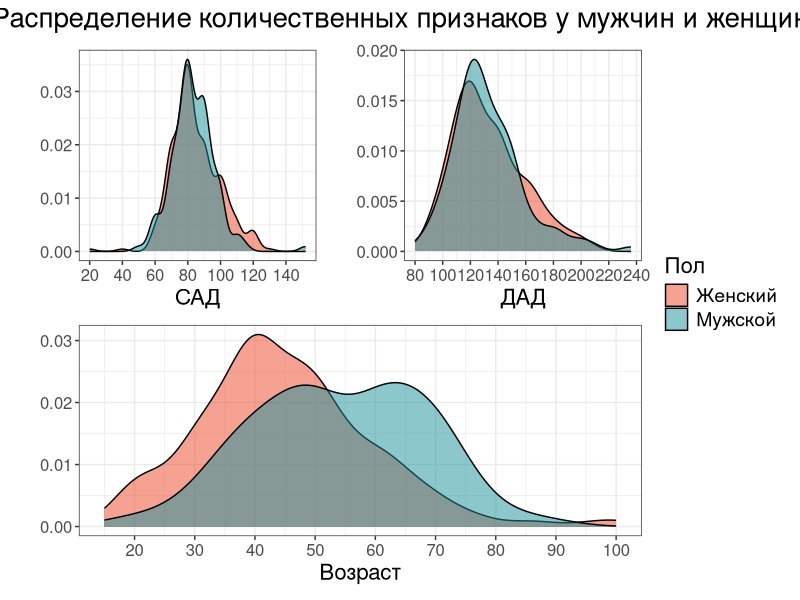
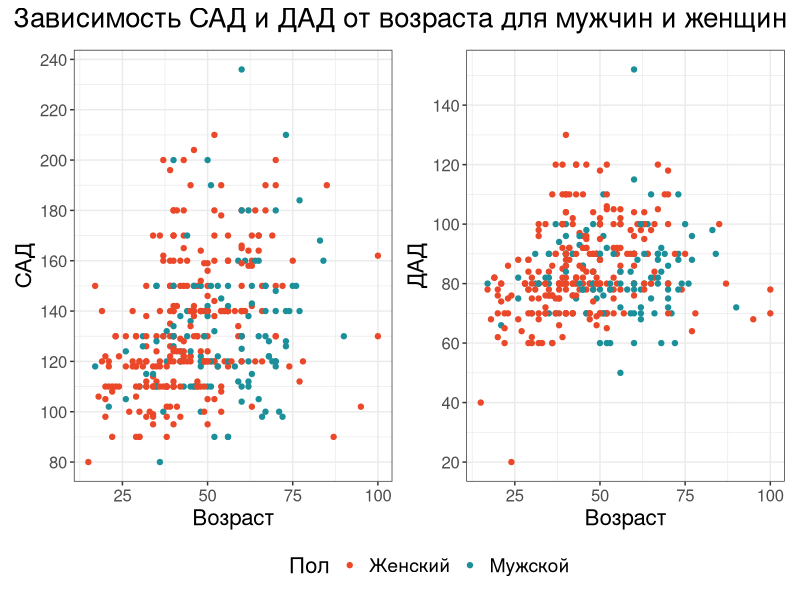
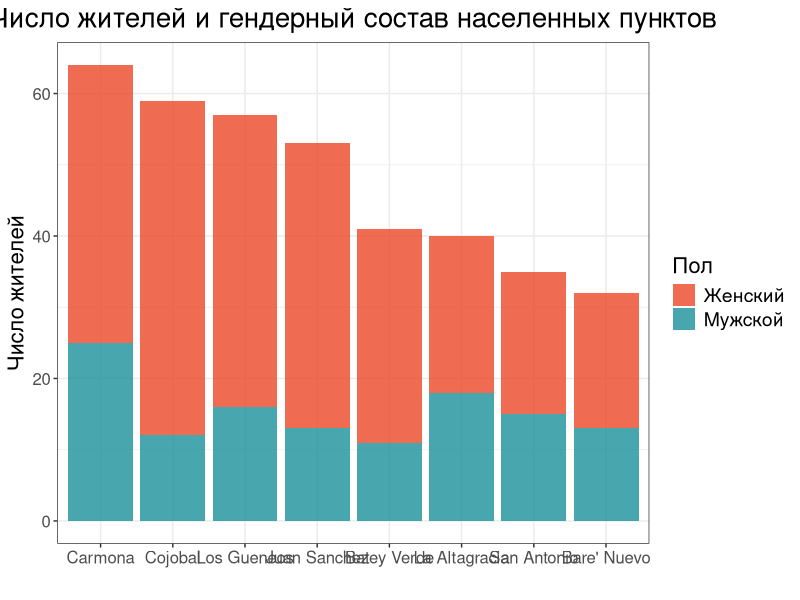
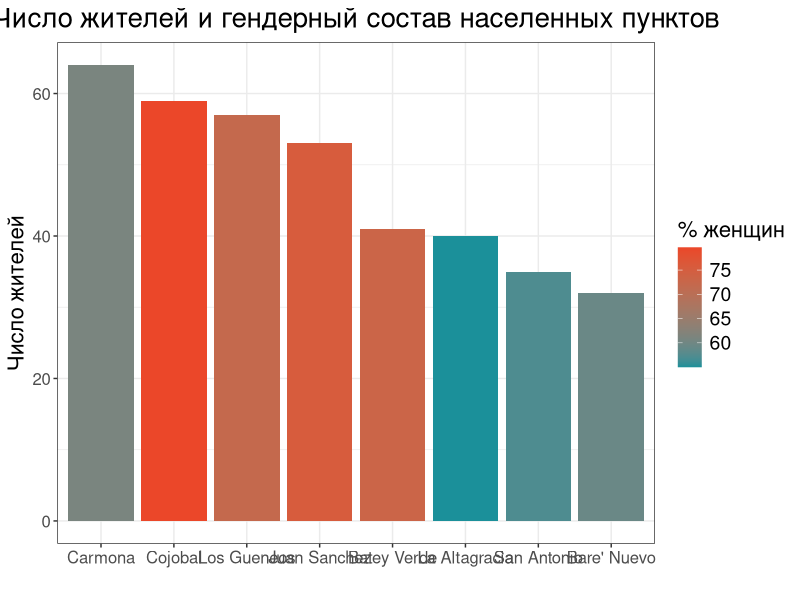
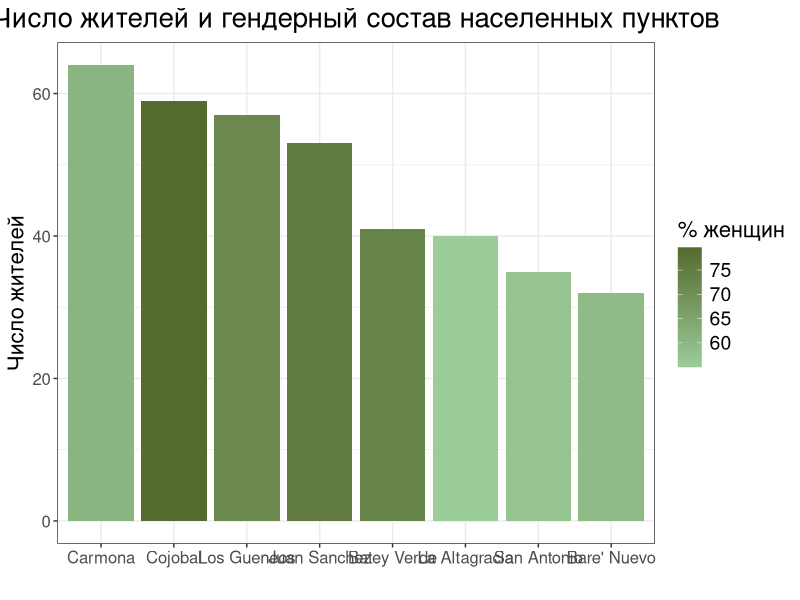

Write the R code that produced these figures, in order.
## ---- chunk 1
knitr::opts_chunk$set(echo = TRUE, message = F, warning = F)

library(flextable)
library(tidyverse)
library(readxl)
library(patchwork)
library(knitr)

no_legend <- theme(
    legend.position= "none"
  )
no_y <- labs(
  y = ""
)

gender_fill <- scale_fill_manual(name= "Пол",
                   labels = c("Female" = "Женский", "Male" = "Мужской"),
                   values=c(
                    "Male" = "#1b909a",
                    "Female" = "#eb4729")
)
gender_col <- scale_colour_manual(name= "Пол",
                   labels = c("Female" = "Женский", "Male" = "Мужской"),
                   values=c(
                    "Male" = "#1b909a",
                    "Female" = "#eb4729")
)
theme_set(theme_bw())
axis_theme <- theme(
    plot.title = element_text(size=20, hjust=0.5),
    plot.subtitle = element_text(size=14, hjust=0.5),
    axis.title = element_text(size=16),
    axis.text.y = element_text(size=12),
    axis.text.x = element_text(size=12),
    legend.title = element_text(size = 16),
    legend.text = element_text(size = 14),
    )
## ---- chunk 2
hypertension <- read_xlsx("data/originals/DominicanHTN_add_sign.xlsx")


## ---- chunk 3

gender_table <- hypertension %>%
  mutate(Пол = case_when(
    Gender == "Male" ~ "Мужской",
    Gender == "Female" ~ "Женский"
  )) %>%
  count(Пол) %>%
  rename("Количество" = n) %>%
  bind_rows(
    tibble(Пол = "Всего", Количество = sum(.$Количество))
  ) 
qflextable(gender_table) %>% set_caption("Распределение пациентов по полу")

## ---- chunk 4
hypertension %>% group_by(Gender) %>% summarise(median_age=median(Age))
## ---- chunk 5
p1 <- ggplot(hypertension, aes(x = SBP, fill = Gender)) + 
  geom_density(alpha = 0.5) + no_legend + labs(x = "ДАД") + scale_x_continuous(breaks = seq(80, 350, 20))
p2 <- ggplot(hypertension, aes(x = DBP, fill = Gender)) + 
  geom_density(alpha = 0.5) + no_legend + labs(x = "САД") + scale_x_continuous(breaks = seq(20, 350, 20))
p3 <- ggplot(hypertension, aes(x = Age, fill = Gender)) + 
  geom_density(alpha = 0.5) + labs(x = "Возраст") + scale_x_continuous(breaks=seq(0, 100, 10))


(p2 + p1) / p3 + plot_annotation(title = "Распределение количественных признаков у мужчин и женщин") + plot_layout(guides = "collect") & no_y & gender_fill & axis_theme
## ---- chunk 6
p1 <- ggplot(hypertension, aes(x=Age, y=SBP, color=Gender))+
  geom_point() + labs(x = "Возраст", y="САД") + scale_y_continuous(breaks = seq(20, 350, 20))
p2 <- ggplot(hypertension, aes(x=Age, y=DBP, color=Gender))+
  geom_point() + labs(x = "Возраст", y="ДАД") + scale_y_continuous(breaks = seq(20, 350, 20))
p1 + p2 + plot_layout(guides = "collect") + plot_annotation(title = "Зависимость САД и ДАД от возраста для мужчин и женщин") & gender_col & axis_theme & theme(legend.position = "bottom") 
## ---- chunk 7
ggplot(hypertension) +
  geom_bar(aes(x = fct_infreq(Village), fill = Gender), alpha=0.8) + gender_fill +
  labs(x="", y="Число жителей",title="Число жителей и гендерный состав населенных пунктов")+axis_theme
## ---- chunk 8
village_stats <- hypertension %>%
  group_by(Village) %>%
  summarise(
    total = n(),
    pct_female = mean(Gender == "Female") * 100
  )
ggplot(village_stats, aes(x = fct_reorder(Village, total, .desc = T), y = total, fill = pct_female)) +
  geom_col() +
  scale_fill_gradient(low = "#1b909a", high = "#eb4729", name = "% женщин") +
  labs(x = "", y = "Число жителей", title="Число жителей и гендерный состав населенных пунктов") + axis_theme
## ---- chunk 9
ggplot(village_stats, aes(x = fct_reorder(Village, total, .desc = T), y = total, fill = pct_female)) +
  geom_col() +
  scale_fill_gradient(low = "#9BCD9B", high = "darkolivegreen", name = "% женщин") +
  labs(x = "", y = "Число жителей", title="Число жителей и гендерный состав населенных пунктов") + axis_theme
## ---- chunk 10

## ---- chunk 11
